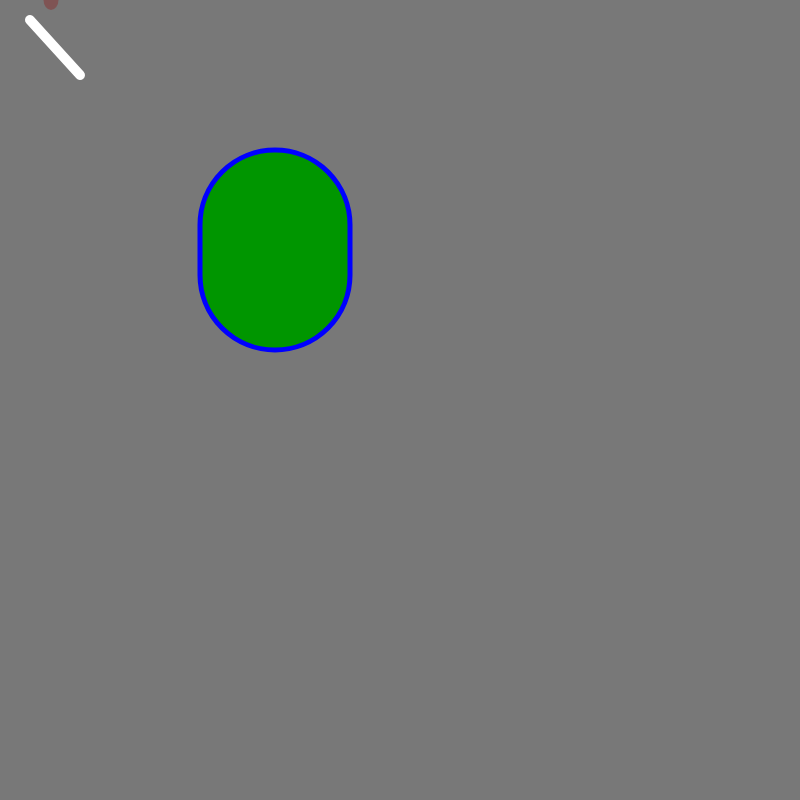
Frame 1 (no input)
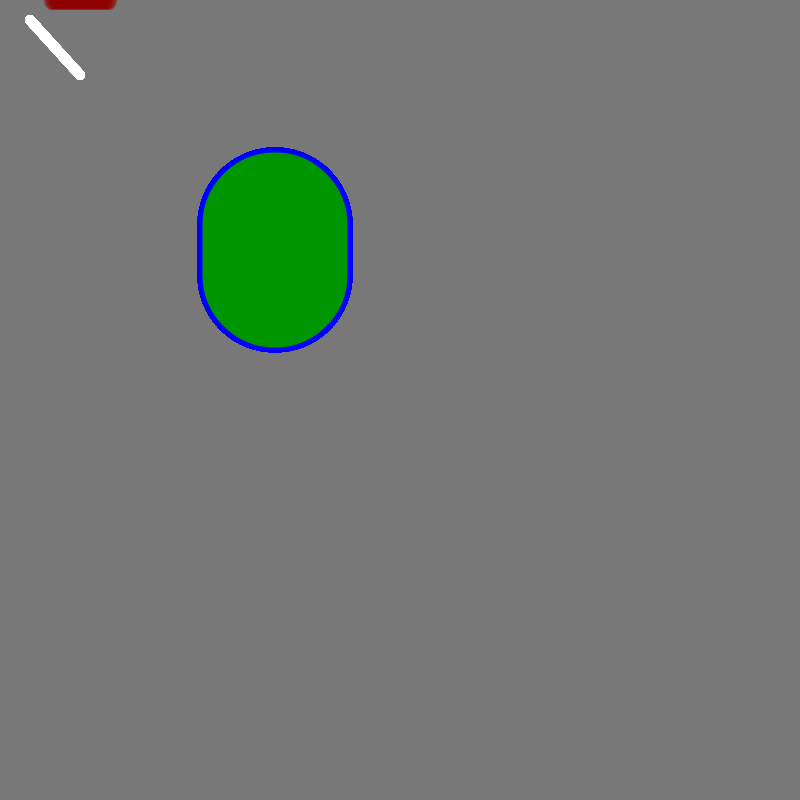
Frame 60 (no input)
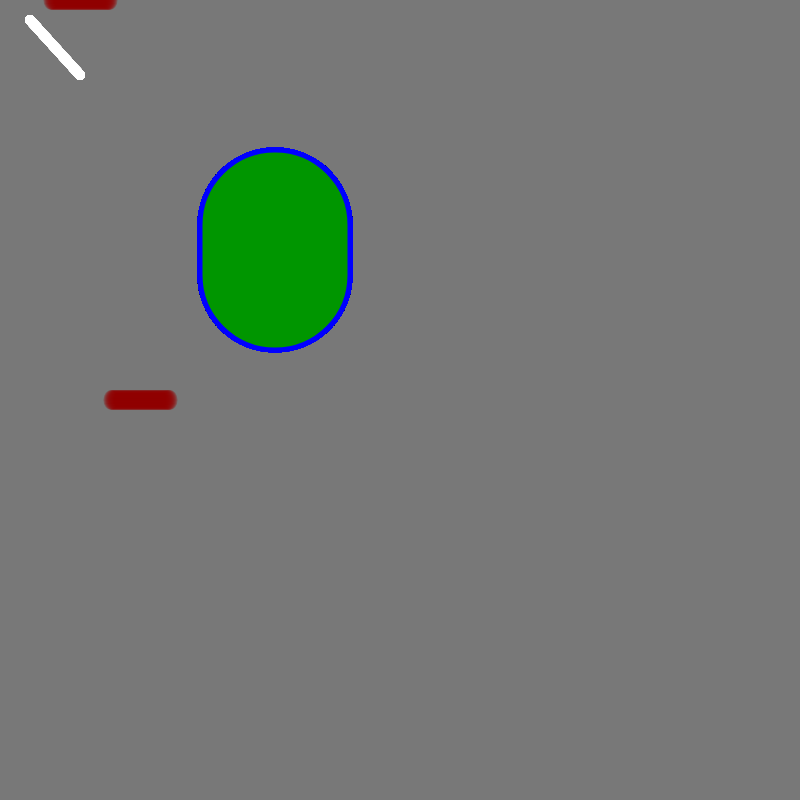
Frame 120 (the mouse pressed at the canvas centre since frame 60)

The p5.js sketch that drew these frames (run headless with seeded random() and noise() and a simulated clock; from frame 60 on, the mouse is pressed at the canvas centre):

// p5.js sketch
// ── sketch.js
var circleX = 50;

function setup() {
    createCanvas(800, 800);
    background(120);

}

function draw() {

    stroke(255);
    strokeWeight(10);
    line(30, 20, 80, 75);

    fill(0, 150, 0);
    stroke(0, 0, 255);
    strokeWeight(5);
    rect(200, 150, 150, 200, 80);

    circleX += 1;

    fill(145, 0, 0, 75);
    noStroke();
    strokeWeight(5);
    ellipse(circleX, mouseY, 15, 20);

}
/*
function mousePressed () {

    fill(145, 0, 0, 75);
    noStroke();
    strokeWeight(5);
    ellipse(circleX, mouseY, 15, 20);

}
*/

// ── booleans.js
var on = false;

function setup() {
	createCanvas(800, 700);
}

function draw() {
	background(0);

	stroke(255);
	strokeWeight(4);
	noFill();

	if (on){background(120, 0, 0);}
	if (mouseX > 250 && mouseX < 350 && mouseY > 150 && mouseY < 250) {
		fill(255);		
	}

	rectMode(CENTER);
	rect(300, 200, 100, 100);

}

function mousePressed() {

	if (mouseX > 250 && mouseX < 350 && mouseY > 150 && mouseY < 250) {
		on = !on;
	}
}
// ── bouncing_ball.js
var x = 50;
var speed = 3;

function setup() {
	createCanvas(800, 700);
}

function draw() {
	background(0);

	noFill();
	stroke(255);
	strokeWeight(4);

	ellipse(x, 200, 100, 100);

	if (x > width-50) {
		speed = -3;
		console.log("Boink!!");
	} 

	if (x < 50) {
		speed = 3;
		console.log("Boinkkk!!");
	} 

	x += speed;



}
// ── color_slider.js
var r = 0;
var g = 0;
var b = 255;

//var col = 0;

function setup(){
	createCanvas(800, 800);

}

function draw (){

	r = map(mouseX, 0, 800, 0, 255);
	b = map(mouseX, 0, 800, 255, 0);

	background(r, g, b);


	fill(250, 118, 222);
	ellipse(mouseX, 200, 64, 64);
}
// ── drawing2.js
var circle1 = {
	x: 0,
	y: 200,
	diameter: 50
};

var circle2 = {
	x: 0,
	y: 200,
	diameter: 50
};

var r = 218;
var g = 160;
var b = 221;

function setup() {

	createCanvas(800, 800);
}

function draw () {

	background (r, g, b);

	fill(250, 200, 200);
	ellipse(circle1.x, circle1.y, circle1.diameter, circle1.diameter);

	circle1.x += 1;
}
// ── function_basics.js
var ball = {
	x: 300,
	y: 200,
	xspeed: 4,
	yspeed: -3
}

function setup() {
	createCanvas(800, 700);

}

function draw() {
	background(0);
	display();
	bounce();
	move();

}

function move() {
	ball.x += ball.xspeed;
	ball.y += ball.yspeed;
}

function bounce() {
	if (ball.x > width-12 || ball.x < 12) {
		ball.xspeed *= -1;
	}

	if (ball.y > height-12 || ball.y < 12) {
		ball.yspeed *= -1;
	}

}

function display() {
	stroke(255);
	strokeWeight(4);
	noFill();
	ellipse(ball.x, ball.y, 24, 24);
}

// ── if_and_or.js
var x = 50;
var speed = 3;

function setup() {
	createCanvas(800, 700);
}

function draw() {
	background(0);

	if (x < 200) {fill(0)
	} else if (x >= 200 && x < 400) {fill(120)
	} else if (x >= 400 && x < 600) {fill(180)
	} else {fill(255)};

	stroke(255);
	strokeWeight(4);

	ellipse(x, 200, 100, 100);

	if (x > width-50) {
		speed = -3;
		console.log("Boink!!");
	} 

	if (x < 50) {
		speed = 3;
		console.log("Boinkkk!!");
	} 


	x += speed;



}
// ── if_statements.js
function setup() {
	createCanvas(800, 700);
}

function draw() {
	background(0);

	noFill();
	stroke(255);
	strokeWeight(4);

	if (mouseX > 300) {
		fill(255, 0, 200);
	}

	ellipse(300, 200, 100, 100);

}
// ── nested_loops.js

function setup () {
	createCanvas(800, 800);
}

function draw() {
	background(0);

	strokeWeight(2);
	stroke(255);

	var x = 25;
	while (x <= width) {
		fill(120, 0, 0);
		ellipse(x, 100, 25, 25);
	x += 50;

	}

	for (var x = 25; x < width; x += 50) {
		fill(0, 120, 0);
		ellipse(x, 200, 25, 25);

	}

	for (var x = 25; x < width; x += 50) {
		for (var y = 25; y < height; y += 50) {

			fill(0, random(0, 255), random(0, 255), random(0, 255));
			ellipse(x, y, 25, 25);
		}
	}

}
// ── paint.js
function setup() {
    createCanvas(800, 800);
    background(120);

}

function draw() {

    if (mouseIsPressed) {

        fill(145, 0, 0, 75);
        noStroke();
        strokeWeight(5);
        ellipse(mouseX, mouseY, 15, 20);

    }

}
// ── parameters_and_arguments.js
function setup(){
	createCanvas(800, 700);
}

function draw(){
	background(0);
	flower(200, 200, 150, 20, 5);
}

function flower(x, y,fdiam, pdiam, petals){
	stroke(0, 255, 0);
	strokeWeight(4);
	line(x, y, x-45, y+200);

	strokeWeight(1);
	for(var i = 0;i <= petals; i++){
		t = 3.14*2;
		t = t/petals;
		var a = x + (fdiam/2)*cos(t*i);
		var b = y + (fdiam/2)*sin(t*i);

		stroke(255);
		fill(255, 255, 0);
		ellipse(a, b, pdiam, pdiam*2);
	}

	fill(120, 0, 0);
	ellipse(x, y, fdiam, fdiam);
}


// ── starry_night.js
var spot = {
	x: 0,
	y: 0
};

var col = {
	r: 0,
	g: 0,
	b: 0,
	a: 0
};

var size;

function setup () {
	createCanvas(800, 700);
	background(0);
}

function draw () {
	spot.x = random(0, 800);
	spot.y = random(0, 800);

	col.r = random(0, 255);
	//col.g = random(0, 255);
	col.b = random(0, 255);
	col.a = random(50, 200);	

	size = random(2, 32);

	fill(col.r, col.g, col.b, col.a);
	noStroke();
	ellipse(spot.x, spot.y, size, size);

}
// ── while_for_loops.js

function setup () {
	createCanvas(800, 800);
}

function draw() {
	background(0);

	strokeWeight(2);
	stroke(255);

	var x = 25;
	while (x <= width) {
		fill(120, 0, 0);
		ellipse(x, 100, 25, 25);
	x += 50;

	}

	for (var x = 25; x < width; x += 50) {
		fill(0, 120, 0);
		ellipse(x, 200, 25, 25);

	}

}
